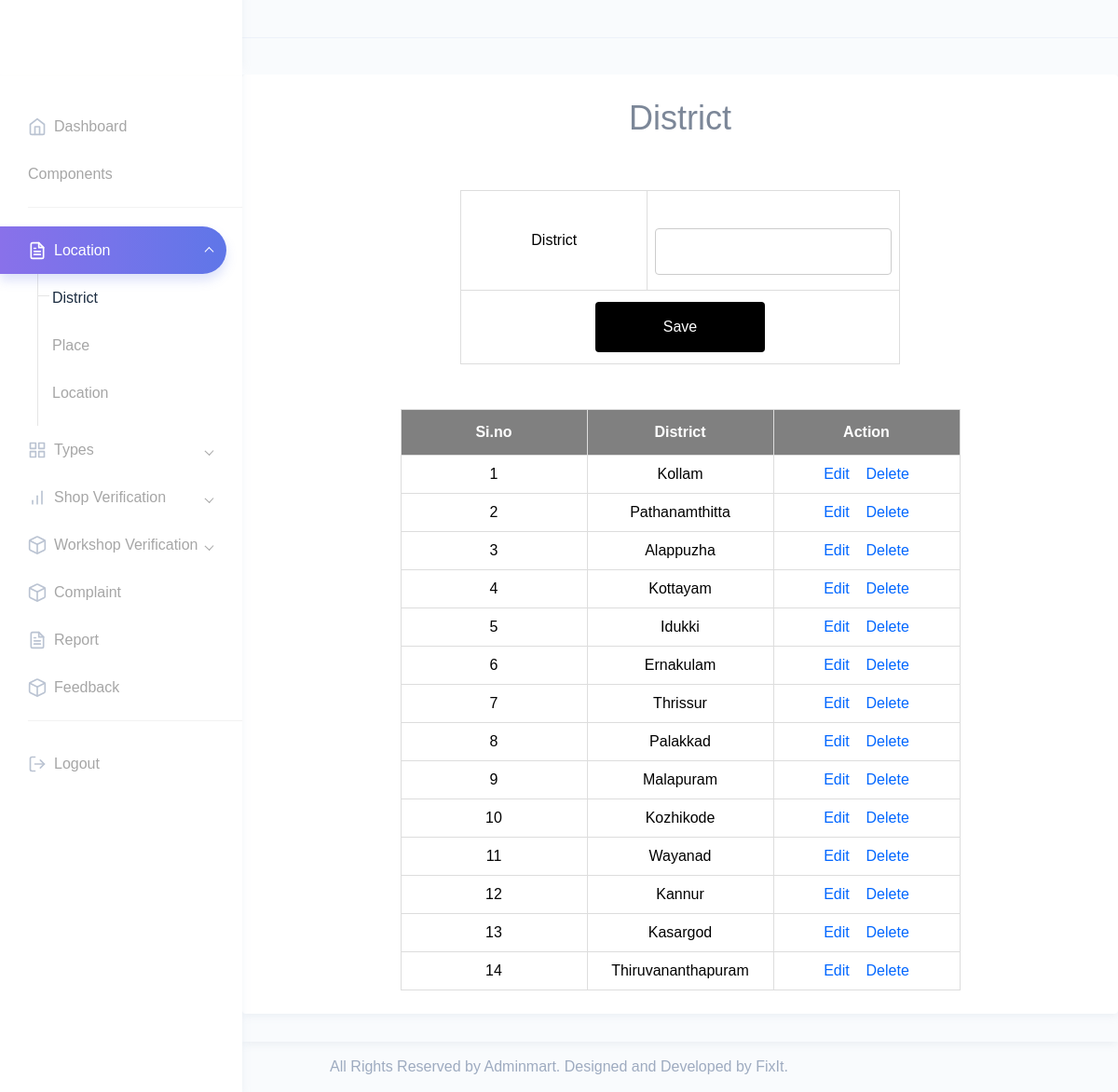
Screenshot of /Project/Admin/DistrictDetails.php (signed in) with the database file from the repository.
### tables this page shows
CREATE TABLE `tbl_district` (
  `district_id` int(11) NOT NULL,
  `district_name` varchar(20) NOT NULL
);

### Project/Admin/DistrictDetails.php (the view, shortened to what this page needs)
<?php
include("Head.php");
			        ?>
                    <?php
	$ename="";
			        ?>
<!DOCTYPE html PUBLIC "-//W3C//DTD XHTML 1.0 Transitional//EN" "http://www.w3.org/TR/xhtml1/DTD/xhtml1-transitional.dtd">
<html xmlns="http://www.w3.org/1999/xhtml">
<head>
</head>
<body>
<div id="tab">
<h1 align="center">District</h1>
<br/><br/>
<form id="form1" name="form1" method="post" action="">
  <table border="1" align="center" cellpadding="5">
    <tr align="center">
      <td>District</td>
      <td><label for="txtdis"></label>
      <input type="text" name="txtdistrict" id="txtdis" value="<?php echo $ename?>" required autocomplete="off" /></td>
    </tr>
    <tr align="center">
      <td colspan="2"><div align="center">
        <input type="submit" name="btnsave" id="btnsub" value="Save" />
      </div></td>
    </tr>
  </table>
  <br /><br/>
  <table border="1" align="center" cellpadding="5">
    <tr align="center">
      <th >Si.no</th>
      <th >District</th>
      <th colspan="2"><div align="center">Action</div></th>
    </tr>
<?php
$i=0;
$selqry = "select * from tbl_district";
$result=$conn->query($selqry);
while($row = $result->fetch_assoc())
{
	$i++;
?>
		<tr align="center">
        	<td>
            <?php echo $i;?>
            </td>
            <td>
            <?php echo $row["district_name"];?>
            </td>
       		<td colspan="2"align="center"><a href="DistrictDetails.php?ch=<?php echo $row["district_id"];?>">Edit</a>&nbsp;&nbsp;&nbsp;
        <a href="DistrictDetails.php?m=<?php echo $row["district_id"];?>">Delete</a></td></tr>
        <?php
}
?>
  </table>
</form>
</div>
</body>
<?php
include("Foot.php");
?>
</html>

### Project/Assets/Templates/form.css (style rules this page uses)
#tab { font-family: "Trebuchet MS", Arial, Helvetica, sans-serif; border-collapse: collapse; width: 100%; }
#tab td, #tab th { border: 1px solid #ddd; padding: 8px; color: black; text-align:center; min-width:200px; }
#tab a { color:#06F; }
#tab th { padding-top: 12px; padding-bottom: 12px; text-align:center; background-color: gray; color: white; alignment-adjust:central; }
input[type=text],[type=password],[type=email],[type=date], select { width: 100%; padding: 12px 20px; margin: 8px 0; display: inline-block; border: 1px solid #ccc; border-radius: 4px; box-sizing: border-box; }
input[type=submit] { width: 40%; background-color: black; color: white; padding: 15px; margin: 4px 0; border: none; border-radius: 4px; cursor: pointer; }

### rows the page displays
tbl_district: district_name "Kollam"
tbl_district: district_name "Pathanamthitta"
tbl_district: district_name "Alappuzha"
tbl_district: district_name "Kottayam"
tbl_district: district_name "Idukki"
tbl_district: district_name "Ernakulam"
tbl_district: district_name "Thrissur"
tbl_district: district_name "Palakkad"
tbl_district: district_name "Malapuram"
tbl_district: district_name "Kozhikode"
tbl_district: district_name "Wayanad"
tbl_district: district_name "Kannur"
tbl_district: district_name "Kasargod"
tbl_district: district_name "Thiruvananthapuram"
